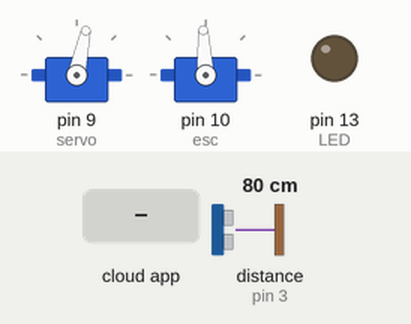
This sketch was run on a simulated Arduino Uno, built with avr-gcc and run on an emulated ATmega328P. On the bench: 2 × servo, output pins drawn as LEDs (lit = HIGH). Wiring (inferred from the names in the program): ultrasonic range finder: trigger pin 2; echo pin 3. Inputs (shaded band) come from the test bench; at power-on: distance to the obstacle (sensor on pin 3) 80 cm. The echo pulse lasts 58.3 µs per cm; the ROS host is connected and sends only what is stated; pins used as bus, display or sensor lines are not drawn.

Above: at 1.2 s.
1.3 s: the phone or cloud app sets servo to 0
At 2.2 s:
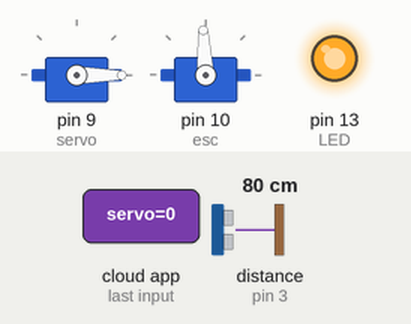
2.8 s: the phone or cloud app sets esc to 0
At 3.3 s:
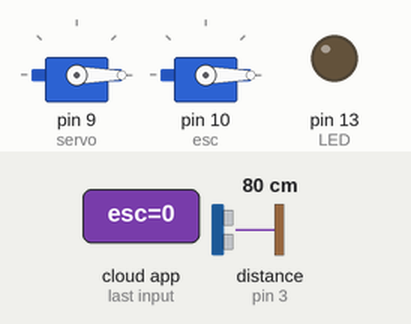
4.3 s: the phone or cloud app sets servo to 45
At 5.5 s:
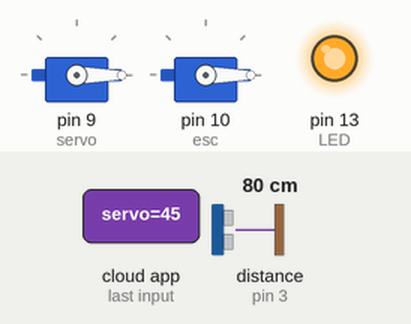
5.8 s: the phone or cloud app sets servo to 90
At 6.9 s:
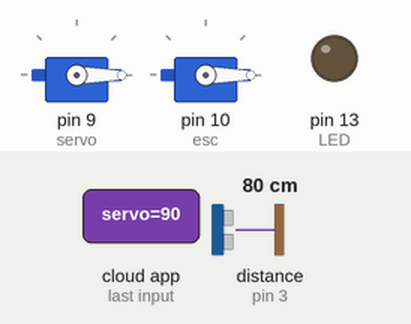
7.3 s: the phone or cloud app sets servo to 180
At 8.0 s:
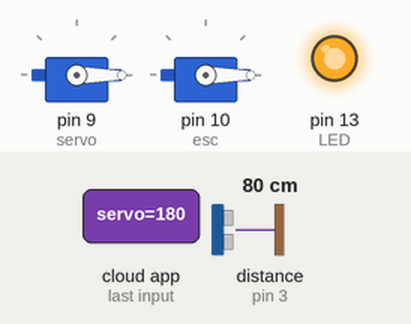
Timing chart, 0 to 9.8 s (numbered marks = the images above; inputs shaded):
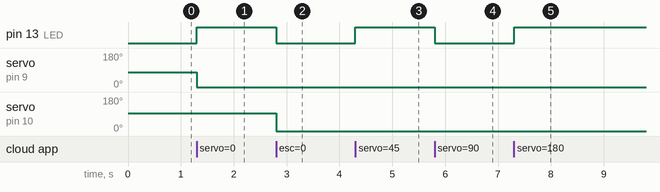

Measured:
- after the input at 1.3 s, pin 13 (LED): LOW → HIGH at once; servo on pin 9 (servo): 78° → 0° at once
- after the input at 2.8 s, pin 13 (LED): HIGH → LOW at once; servo on pin 10 (esc): 93° → 0° at once
- after the input at 4.3 s, pin 13 (LED): LOW → HIGH at once
- after the input at 5.8 s, pin 13 (LED): HIGH → LOW at once
- after the input at 7.3 s, pin 13 (LED): LOW → HIGH at once

The sketch:

servo_with_ultro.ino
```cpp
#if defined(ARDUINO) && ARDUINO >= 100
#include "Arduino.h"
#else
#include <WProgram.h>
#endif
#include <Servo.h>
#include <ros.h>
#include <std_msgs/UInt16.h>
#define USB_USBCON
#define Trig 2
#define Echo 3
#define LED 13
void servo_cb(const std_msgs::UInt16& cmd_msg);
void esc_cb(const std_msgs::UInt16& cmd_msg);

ros::NodeHandle nh;
Servo servo;
Servo esc;
int cm; //距离
float temp;
int servo_value;
int esc_value;
std_msgs::UInt16 servo_back_value;
std_msgs::UInt16 esc_back_value;
std_msgs::UInt16 distance;
ros::Publisher pub_back_distance("chatter", &distance);
ros::Publisher pub_back_servo("servo_back", &servo_back_value);
ros::Publisher pub_back_esc("esc_back", &esc_back_value);
ros::Subscriber<std_msgs::UInt16> servo_sub("servo", servo_cb);
ros::Subscriber<std_msgs::UInt16> esc_sub("esc", esc_cb);
void setup(){
  pinMode(LED, OUTPUT);
  pinMode(Trig, OUTPUT);
  pinMode(Echo, INPUT);
  Serial.begin(57600);
  nh.initNode();
  nh.subscribe(servo_sub);
  nh.subscribe(esc_sub);
  nh.advertise(pub_back_distance);
  nh.advertise(pub_back_servo);
  nh.advertise(pub_back_esc);
  servo.attach(9); //attach it to pin 9
  esc.attach(10); //attach it to pin 10
  servo.writeMicroseconds(1350);
  esc.writeMicroseconds(1500);
}

void loop(){
  digitalWrite(Trig, LOW); //给Trig发送一个低电平
  //delayMicroseconds(2);    //等待 2微妙
  digitalWrite(Trig,HIGH);
  //delayMicroseconds(10);
  digitalWrite(Trig, LOW);
  temp = float(pulseIn(Echo, HIGH)); //存储回波等待时间
  cm = int((temp * 17 )/1000); //把回波时间换算成cm
  distance.data = cm;
  pub_back_distance.publish( &distance );
  nh.spinOnce();
  delay(2);
  //;
}
void servo_cb(const std_msgs::UInt16& cmd_msg) {
  servo.writeMicroseconds(cmd_msg.data);
  servo_back_value.data = cmd_msg.data;
  digitalWrite(13, HIGH-digitalRead(13));
  pub_back_servo.publish(&servo_back_value);
  ///pub_back_esc.publish(&esc_value);
}
void esc_cb(const std_msgs::UInt16& cmd_msg) {
  esc.writeMicroseconds(cmd_msg.data);
  esc_back_value.data = cmd_msg.data;
  pub_back_esc.publish(&esc_back_value);
  digitalWrite(13, HIGH-digitalRead(13));
}
```
